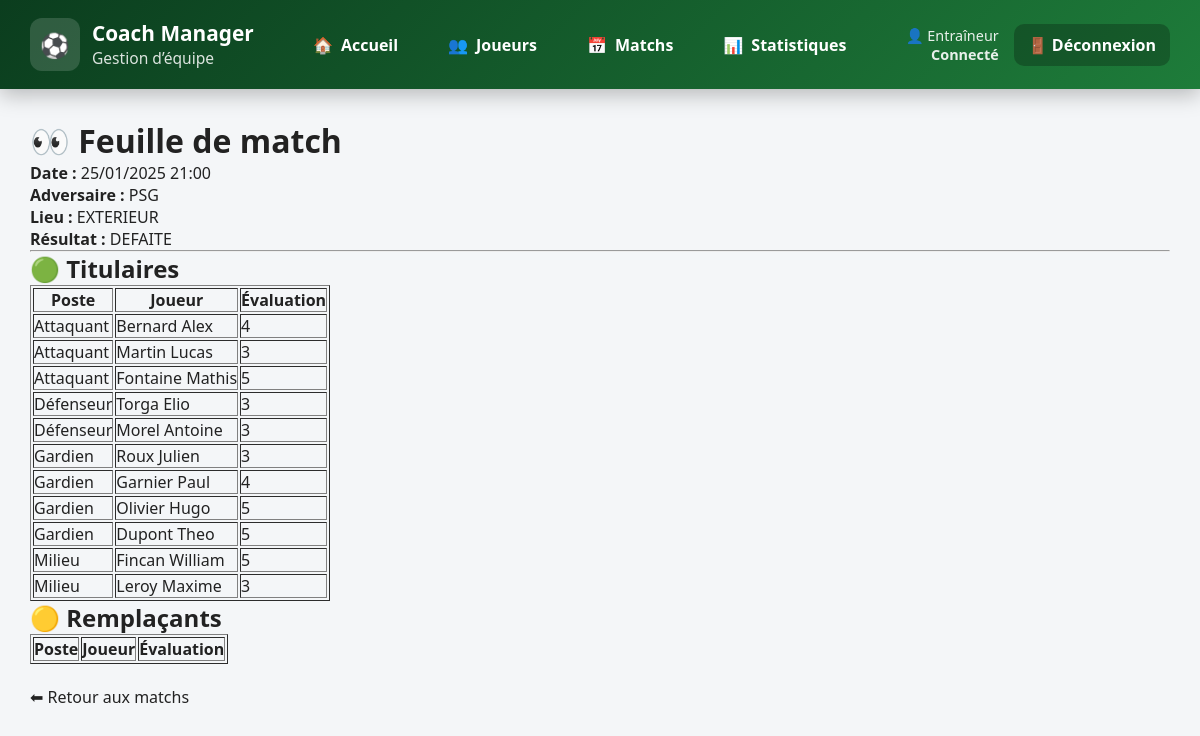
The app's page /feuille_match/voir_composition.php?id_match=3 (signed in) with its own data.
### tables this page shows
CREATE TABLE matchs (
    id_match INT AUTO_INCREMENT PRIMARY KEY,
    date_heure DATETIME NOT NULL,
    adversaire VARCHAR(100) NOT NULL,
    lieu ENUM('DOMICILE','EXTERIEUR') NOT NULL,
    score_equipe INT,
    score_adverse INT,
    resultat ENUM('VICTOIRE','DEFAITE','NUL'),
    etat ENUM('A_PREPARER','PREPARE','JOUE') DEFAULT 'A_PREPARER'
);

CREATE TABLE participation (
    id_match INT NOT NULL,
    id_joueur INT NOT NULL,
    id_poste INT NOT NULL,
    role ENUM('TITULAIRE','REMPLACANT') NOT NULL,
    evaluation TINYINT,
    PRIMARY KEY (id_match, id_joueur),
    FOREIGN KEY (id_match) REFERENCES matchs(id_match) ON DELETE CASCADE,
    FOREIGN KEY (id_joueur) REFERENCES joueur(id_joueur) ON DELETE CASCADE,
    FOREIGN KEY (id_poste) REFERENCES poste(id_poste)
);

CREATE TABLE poste (
    id_poste INT AUTO_INCREMENT PRIMARY KEY,
    code VARCHAR(10) UNIQUE NOT NULL,
    libelle VARCHAR(50) NOT NULL
);

CREATE TABLE joueur (
    id_joueur INT AUTO_INCREMENT PRIMARY KEY,
    nom VARCHAR(50) NOT NULL,
    prenom VARCHAR(50) NOT NULL,
    num_licence VARCHAR(20) UNIQUE NOT NULL,
    date_naissance DATE,
    taille_cm INT,
    poids_kg DECIMAL(5,2),
    id_statut INT NOT NULL,
    FOREIGN KEY (id_statut) REFERENCES statut(id_statut)
);

### feuille_match/voir_composition.php (the view, shortened to what this page needs)
<?php
require_once "../includes/config.php";
$id_match = (int) $_GET["id_match"];
$stmt = $gestion_sportive->prepare("
    SELECT date_heure, adversaire, lieu, resultat
    FROM matchs
    WHERE id_match = ?
");
$stmt->execute([$id_match]);
$match = $stmt->fetch(PDO::FETCH_ASSOC);
$stmt = $gestion_sportive->prepare("
    SELECT
        j.nom,
        j.prenom,
        p.role,
        p.evaluation,
        po.libelle AS poste
    FROM participation p
    JOIN joueur j ON j.id_joueur = p.id_joueur
    LEFT JOIN poste po ON po.id_poste = p.id_poste
    WHERE p.id_match = ?
    ORDER BY p.role DESC, po.libelle
");
$stmt->execute([$id_match]);
$participants = $stmt->fetchAll(PDO::FETCH_ASSOC);
include "../includes/header.php";
?>
<h1>👀 Feuille de match</h1>
<p>
    <strong>Date :</strong>
    <?= date("d/m/Y H:i", strtotime($match["date_heure"])) ?><br>
    <strong>Adversaire :</strong>
    <?= htmlspecialchars($match["adversaire"]) ?><br>
    <strong>Lieu :</strong>
    <?= htmlspecialchars($match["lieu"]) ?><br>
    <strong>Résultat :</strong>
    <?= $match["resultat"] ?? "Non joué" ?>
</p>
<hr>
<h2>🟢 Titulaires</h2>
<table border="1" cellpadding="8">
    <tr>
        <th>Poste</th>
        <th>Joueur</th>
        <th>Évaluation</th>
    </tr>
<?php foreach ($participants as $p): ?>
    <?php if ($p["role"] === "TITULAIRE"): ?>
    <tr>
        <td><?= htmlspecialchars($p["poste"]) ?></td>
        <td><?= htmlspecialchars($p["nom"] . " " . $p["prenom"]) ?></td>
        <td><?= $p["evaluation"] ?? "-" ?></td>
    </tr>
    <?php endif; ?>
<?php endforeach; ?>
</table>
<h2>🟡 Remplaçants</h2>
<table border="1" cellpadding="8">
    <tr>
        <th>Poste</th>
        <th>Joueur</th>
        <th>Évaluation</th>
    </tr>
</table>
<br>
<a href="../matchs/liste_matchs.php" class="btn">⬅ Retour aux matchs</a>
<?php include "../includes/footer.php"; ?>

### includes/header.php (style rules this page uses)
* { box-sizing: border-box; margin: 0; padding: 0; font-family: "Segoe UI", Roboto, Arial, sans-serif; }
body { background-color: #f4f6f8; color: #222; }
a { text-decoration: none; color: inherit; }

### records on screen
matchs: date_heure "25/01/2025 21:00", adversaire "PSG", lieu "EXTERIEUR", resultat "DEFAITE"
participation: id_poste.libelle "Attaquant", id_joueur.prenom "Bernard Alex", evaluation "4"
participation: id_poste.libelle "Attaquant", id_joueur.prenom "Martin Lucas", evaluation "3"
participation: id_poste.libelle "Attaquant", id_joueur.prenom "Fontaine Mathis", evaluation "5"
participation: id_poste.libelle "Défenseur", id_joueur.prenom "Torga Elio", evaluation "3"
participation: id_poste.libelle "Défenseur", id_joueur.prenom "Morel Antoine", evaluation "3"
participation: id_poste.libelle "Gardien", id_joueur.prenom "Roux Julien", evaluation "3"
participation: id_poste.libelle "Gardien", id_joueur.prenom "Garnier Paul", evaluation "4"
participation: id_poste.libelle "Gardien", id_joueur.prenom "Olivier Hugo", evaluation "5"
participation: id_poste.libelle "Gardien", id_joueur.prenom "Dupont Theo", evaluation "5"
participation: id_poste.libelle "Milieu", id_joueur.prenom "Fincan William", evaluation "5"
participation: id_poste.libelle "Milieu", id_joueur.prenom "Leroy Maxime", evaluation "3"
